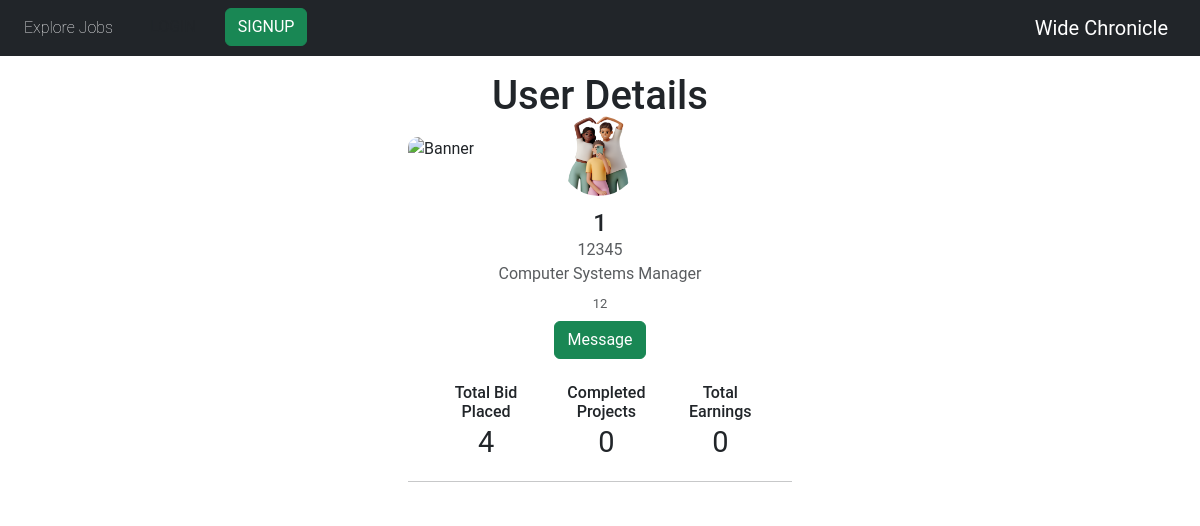
/seller/7/, run on an earlier commit of the app's database.
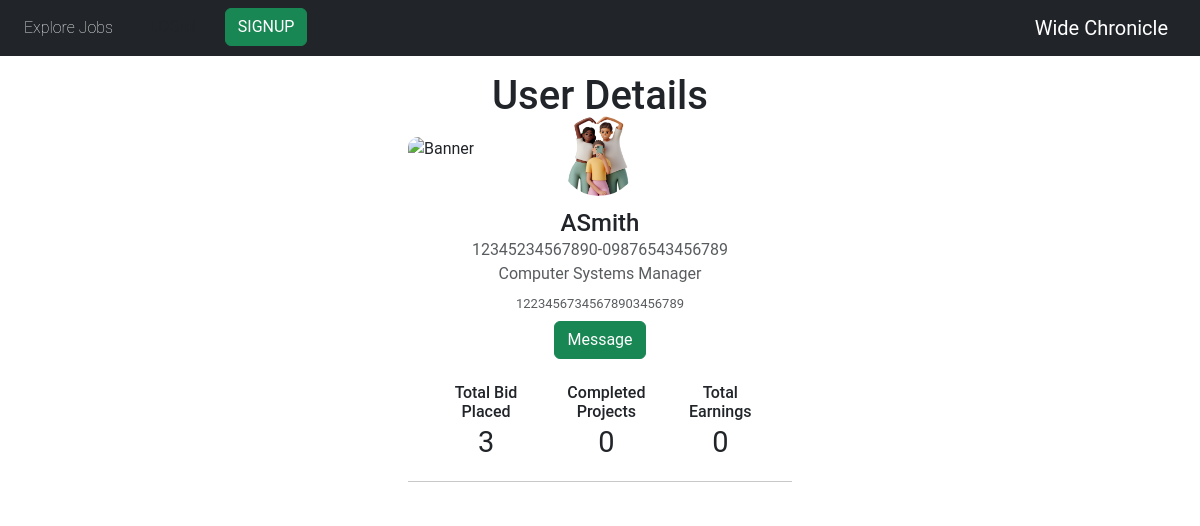
And on a later commit of the database.
### jobs/models.py (models this page shows, shortened)
class Seller(models.Model):
    owner = models.OneToOneField(User, on_delete=models.CASCADE)
    name = models.CharField(max_length=50)
    profile_pic = models.ImageField(upload_to="profile/")
    speciality = models.CharField(choices=SPECIALITY_CHOICES, max_length=50)
    tagline = models.CharField(max_length=100)
    bio = models.TextField(blank=True)
    website = models.URLField(blank=True)

### jobs/views.py (the view)
# urls.py: path('seller/<int:pk>/', SellerDetailView.as_view(), name= 'seller-detail'),
class SellerDetailView(DetailView):
    model = Seller
    template_name = 'jobs/seller_detail.html'
    context_object_name = 'seller'
    def get_context_data(self, **kwargs):
        context = super().get_context_data(**kwargs)
        seller = self.object
        try:
            proposals = ApplyJob.objects.filter(user=seller.owner.id)
        except ApplyJob.DoesNotExist:
            proposals =[]
        context['owner_id'] = seller.owner.id
        context['proposals'] = proposals
        return context

### jobs/context_processors.py (called while the page is built)
def unread_notifications(request):
    if request.user.is_authenticated:
        unread_count = Notification.objects.filter(user=request.user, is_read=False).count()
    else:
        unread_count = 0
    return {
        'unread_notifications_count': unread_count
    }

### jobs/templates/jobs/seller_detail.html (shortened to what this page needs)
{% extends 'jobs/_base.html' %}
{% block content %}
    <h1 class="text-center pt-3"> User Details </h1>
    <div class="container d-flex justify-content-center align-items-center">
        <div class="card">
            <div class="upper">
                <img src="https://i.imgur.com/Qtrsrk5.jpg" class="img-fluid" alt="Banner">
            </div>
            <div class="user text-center">
                <div class="profile">
                    {% if seller.profile_pic %}
                    <div style="width: 80px; height: 80px;" class="overflow-hidden m-auto rounded-circle"><img src="{{ seller.profile_pic.url }}" class="object-fit-cover w-100 " alt="{{ seller.name }}"></div>
                    {% else %}
                        <img src="https://via.placeholder.com/80" class="rounded-circle" width="80" alt="Default Profile">
                    {% endif %}
                </div>
            </div>
            <div class="mt-5 text-center">
                <h4 class="mb-0">{{ seller.name }}</h4>
                <span class="text-muted d-block">{{ seller.tagline }}</span>
                <span class="text-muted d-block mb-2">{{ seller.speciality }}</span>
                <span class="text-muted d-block mb-2" style="font-size: small;">{{ seller.bio }}</span>
                {% if user.seller.pk == seller.pk %}
                <a href="{% url 'seller_editprofile' user.seller.pk  %}" >
                    <button type="button" class="btn btn-success">Edit Seller Profile</button>
                </a>
                                {% elif user.seller.pk != seller.pk %}
                <button type="button" class="btn btn-success">Message</button>
                {% endif %}
                <div class="d-flex justify-content-between align-items-center mt-4 px-4">
                    <div class="stats">
                        <h6 class="mb-0">Total Bid Placed</h6>
                        <span> {{proposals.count}}</span>
                    </div>
                    <div class="stats">
                        <h6 class="mb-0">Completed Projects</h6>
                        <span>0</span>
                    </div>
                    <div class="stats">
                        <h6 class="mb-0">Total Earnings</h6>
                        <span>0</span>
                    </div>
                </div>
                <hr>
            </div>
        </div>
    </div>
{% endblock content %}

What changed in the data, as far as the page shows it:
changed Seller "Computer Systems Manager": name "1" → "ASmith"; tagline "12345" → "12345234567890-09876543456789"; bio "12" → "12234567345678903456789"
Also different on the page:
{{ proposals.count }}: "4" → "3"
